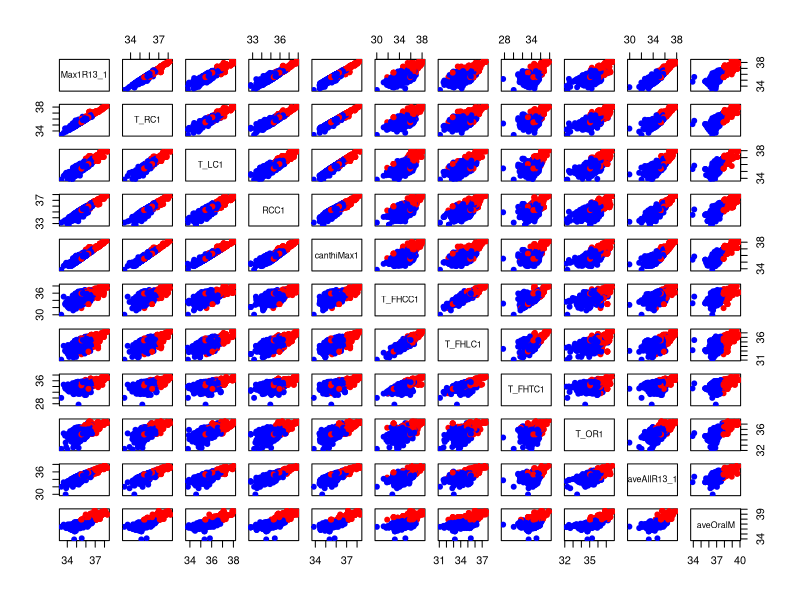
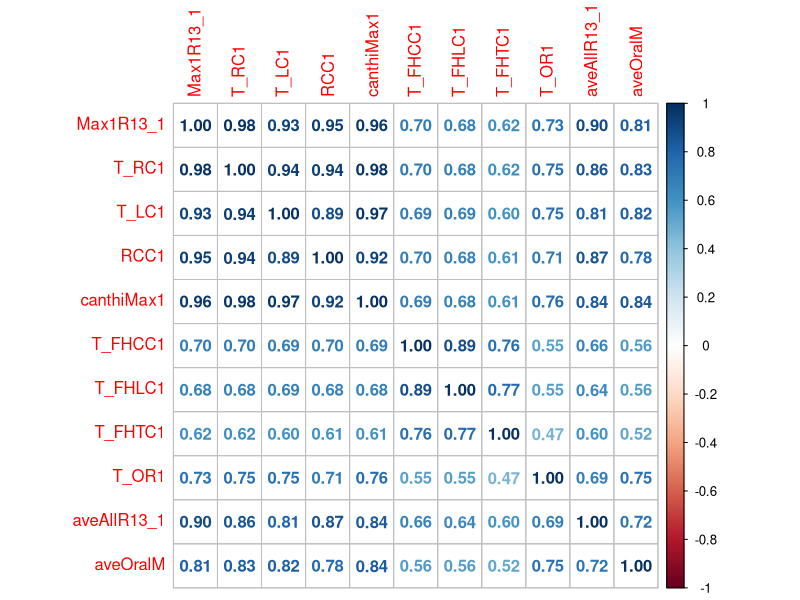
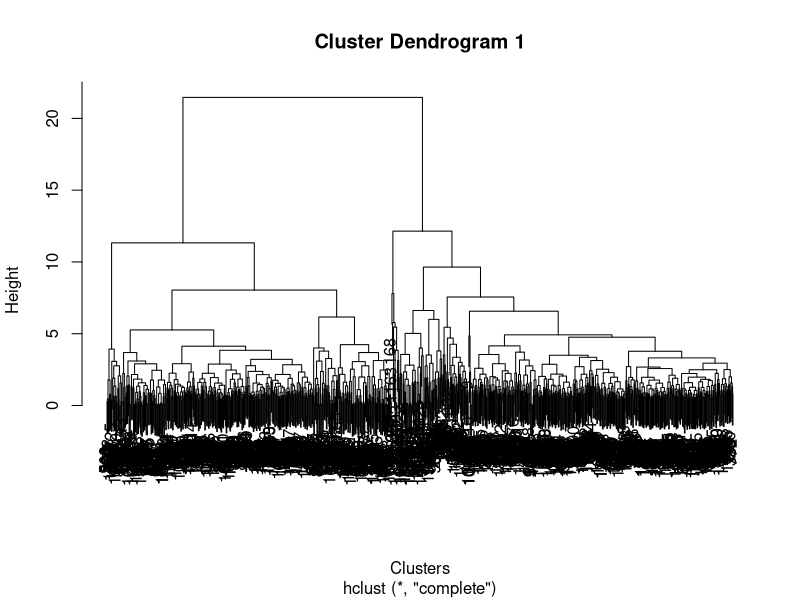
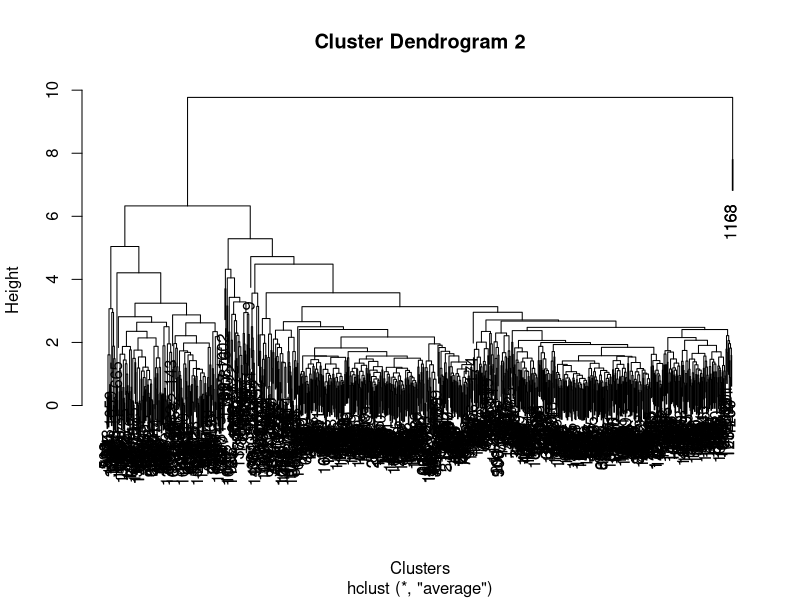
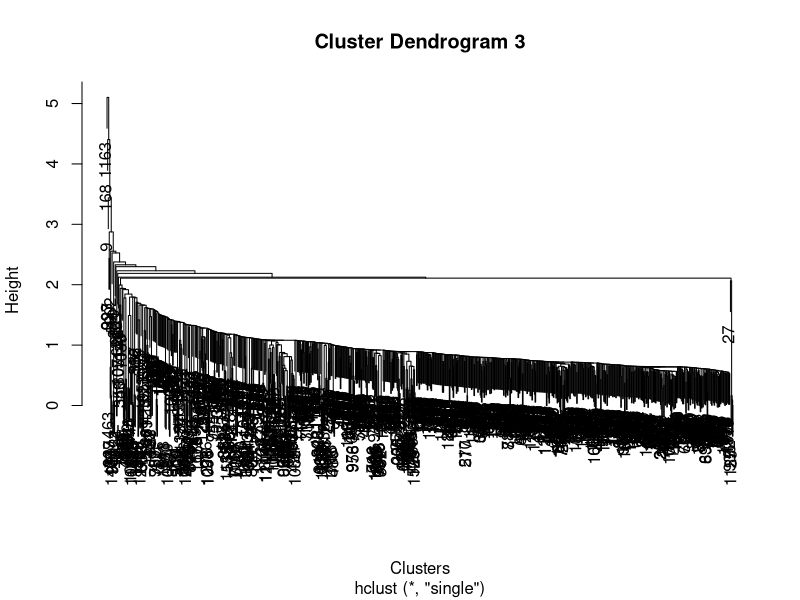
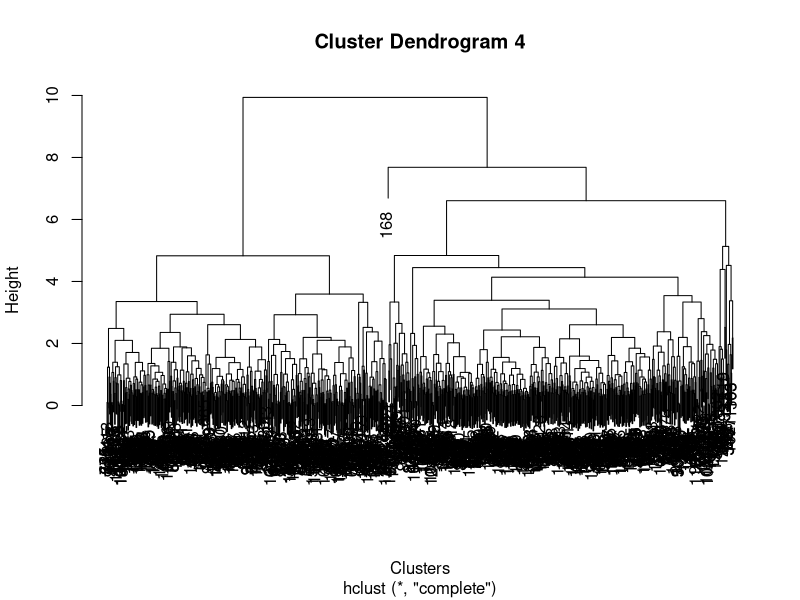
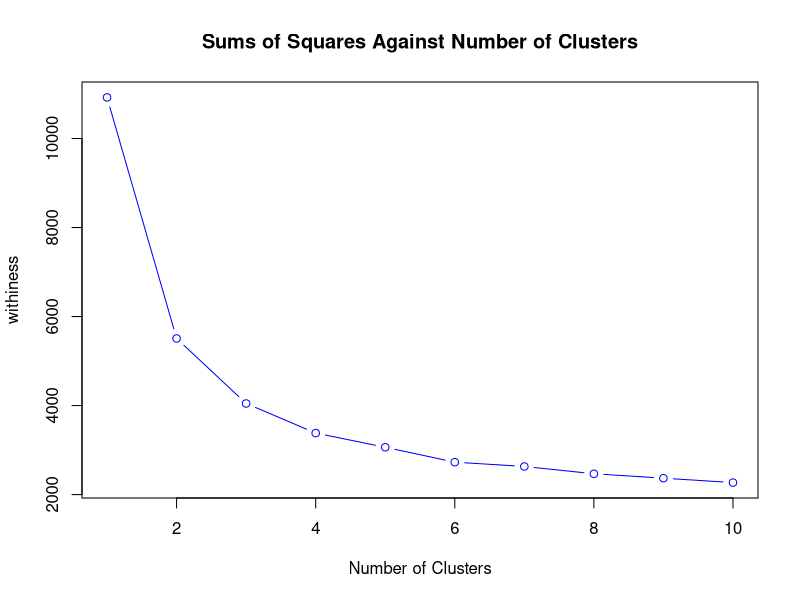
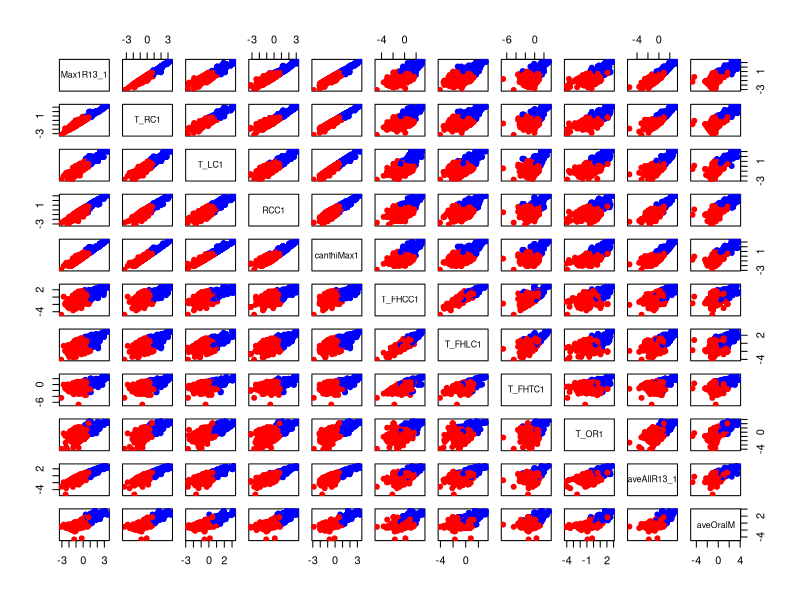

The R script that drew these images, in order:
## ---- chunk 1
# Load Data
Temp_data <- read.csv("Temperature_data.csv")
# Set random seed
set.seed(18306686)
# Select 1000 random subsets from dataset
sub.set <- sample(1:nrow(Temp_data), 1000)
data <- Temp_data[sub.set,]
## ---- chunk 2
#| label: tbl-data
#| tbl-cap: "Subset of data illustrating missing values."
#| tbl-cap-location: bottom
# Illustate rows with  missing/NA values
knitr::kable(data[!complete.cases(data),1:7])
## ---- chunk 3
# Remove rows with missing/NA values
data <- data[complete.cases(data),]
# Convert char/binary to factor
data$Ethnicity <- as.factor(data$Ethnicity)
data$Age <- ordered(data$Age, levels=c("18-20", "21-25", "21-30", "26-30",
                                       "31-40", "41-50", "51-60", ">60"))
data$Gender <- as.factor(data$Gender)
data$pyrexic <- as.factor(data$pyrexic)
#Remove observations below 4 sd from mean
m <- mean(data[,11])
s <- sd(data[,11])
data <- data[(m - data[,11]) > -4*s,]
#Split into Predictors and Responses
data.pred <- data[,1:11]
data.resp <- data[,12:ncol(data)]
## ---- chunk 4
#| label: fig-corr
#| layout-ncol: 2
#| fig-width: 7
#| fig-height: 7
#| fig-cap: "Plots"
#| fig-subcap: 
#|   - "Pair plot"
#|   - "Correlation matrix plot"
#| warning: false
library(corrplot)
#Set colour scheme for elevated/ not elevated temperature
col <- c("blue","red")
cols <- col[data.resp$pyrexic]
#Plot pair plot + correlation plot
pairs(data.pred, pch=19, col=cols)
corr <- as.matrix(cor(data.pred))
corrplot(corr,
         method = 'number', 
         number.digits = 2)
## ---- chunk 5
# This is equivalent to replacing the variables with dimensionless quantities
data.pred <- as.data.frame(scale(data.pred))
## ---- chunk 6
#| label: fig-dend
#| layout-ncol: 2
#| layout-nrow: 2
#| fig-width: 5
#| fig-height: 7
#| fig-cap: "Dendrogram Plots"
#| fig-subcap: 
#|   - "Cluster Type 1"
#|   - "Cluster Type 2"
#|   - "Cluster Type 3"
#|   - "Cluster Type 4"
# This is the best combination of clustering parameters
# There are 2-3 distinct clusters illustrated in the dendrogram
dend.best <- hclust(dist(data.pred, method="euclidean"), method="complete")
plot(dend.best, xlab="Clusters", ylab="Height", main="Cluster Dendrogram 1")
dend_best <- cutree(dend.best, k = 2)
# Using other clustering parameters shows different clustering
# Particularly some outlier points
dend.t1 <- hclust(dist(data.pred, method="euclidean"), method="average")
plot(dend.t1, xlab="Clusters", ylab="Height", main="Cluster Dendrogram 2")
dend.t2 <- hclust(dist(data.pred, method="euclidean"), method="single")
plot(dend.t2, xlab="Clusters", ylab="Height", main="Cluster Dendrogram 3")
dend.t3 <- hclust(dist(data.pred, method="maximum"), method="complete")
plot(dend.t3, xlab="Clusters", ylab="Height", main="Cluster Dendrogram 4")
## ---- chunk 7
#| label: fig-ss
#| fig-cap: "SS By # Clusters"
# Best KM centers between 1 and 10. We'll fit Kmeans to these number of cluster
# And see where the 'elbow' occurs
K <- 10
withiness <- rep(0,K)
#Compute one-cluster solution
withiness[1] = (nrow(data.pred)-1) * sum(apply(data.pred, 2, var))
for (i in 2:K) {
  km <- kmeans(data.pred, centers=i)
  withiness[i] <- sum(km$withinss)
}
#Plot shows "elbow" occuring at 2-3 clusters
plot(withiness, type='b', col="blue", 
     main="Sums of Squares Against Number of Clusters",
     xlab="Number of Clusters")
## ---- chunk 8
#| label: fig-cluster-sol
#| layout-ncol: 2
#| fig-width: 7
#| fig-height: 7
#| fig-cap: "Cluster solution pair plots"
#| fig-subcap: 
#|   - "Kmeans Clustering"
#|   - "Hierarchical Cluster"
# Best number of clusters between 2 and 3. Hierarchical clustering told us 
# 2 so we'll stick with 2 
best_km <- kmeans(data.pred, centers=2)
# Plot hierarchical and K-means cluster solutions
col <- c("blue", "red")
cols <- col[best_km$cluster]
pairs(data.pred, pch=19, col=cols)
#plot(data.pred$aveOralM, 
#     col=cols,
#     pch=19,
#     ylab="Oral Temperature (std from mean)", 
#     xlab="Observation",
#     main="K-means Clustering"
#)
#legend("bottomleft",col=c("blue","red"), c("Elevated", "Normal"), 
#       pch=19,cex=0.8)
cols <- col[dend_best]
pairs(data.pred, pch=19, col=cols)
#plot(data.pred$aveOralM, 
#     col=cols,
#     pch=19,
#     ylab="Oral Temperature (std from mean)", 
#     xlab="Observation",
#     main="Hierarchical Clustering"
#)
#legend("bottomleft",col=c("blue","red"), c("Normal", "Elevated"), 
#       pch=19,cex=0.8)
## ---- chunk 9
#| warning: false
#Library to compute class agreement
library(e1071)
# Create confusion matrix
tbl <- table(best_km$cluster, cutree(dend.best, k = 2))
# Return rand index
classAgreement(tbl)$rand
## ---- chunk 10
#| label: tbl-conf
#| tbl-cap: "Confusion Matrices (M=model, O=observed)"
#| tbl-subcap: ["LDA confusion matrix", "QDA confusion matrix"]
#| layout-ncol: 2
#| warning: false
#Load library for LDA and QDA
library(MASS)
# Perform LOOCV on LDA model
lda.resp = lda(x=data.pred, grouping=data.resp$Gender, CV=TRUE)
# Perform LOOCV on QDA model
qda.resp = qda(x=data.pred, grouping=data.resp$Gender, CV=TRUE)
# Create confusion matrix for LDA model
tbl.lda <- table(lda.resp$class, data.resp$Gender)
# Compute miss-classification rate of LDA model
misclass.lda <- 1-sum(diag(tbl.lda))/sum((tbl.lda))
# Create confusion matrix for QDA model
tbl.qda <- table(qda.resp$class, data.resp$Gender)
# Compute miss-classification rate of LDA model
misclass.qda <- 1-sum(diag(tbl.qda))/sum((tbl.qda))
rownames(tbl.lda) <- c("Female (M)", "Male (M)")
colnames(tbl.lda) <- c("Female (O)", "Male (O)")
rownames(tbl.qda) <- c("Female (M)", "Male (M)")
colnames(tbl.qda) <- c("Female (O)", "Male (O)")
knitr::kable(tbl.lda)
knitr::kable(tbl.qda)
## ---- chunk 11
#| label: fig-lda-boundary
#| fig-width: 6
#| fig-height: 4
#| fig-cap: "LDA boundaryr"
# Compute pca for dataset and subset first two PCs
pca.two <- prcomp(data.pred)$x[,1:2]
# Compute lda with PCs 
lda.resp.pca <- lda(x=as.matrix(pca.two), grouping=data.resp$Gender)
# Function to plot boundary 
# Source: https://rpubs.com/ZheWangDataAnalytics/DecisionBoundary
boundary <- function(model, data, class = NULL, predict_type = "class",
                     resolution = 100, showgrid = TRUE, col=NULL, ...) {
  
  if(!is.null(class)) cl <- data[,class] else cl <- 1
  k <- length(unique(cl))
  
  plot(data, col = col, pch = 19, ...)
  
  # make grid
  r <- sapply(data, range, na.rm = TRUE)
  xs <- seq(r[1,1], r[2,1], length.out = resolution)
  ys <- seq(r[1,2], r[2,2], length.out = resolution)
  g <- cbind(rep(xs, each=resolution), rep(ys, time = resolution))
  colnames(g) <- colnames(r)
  g <- as.data.frame(g)
  
  ### guess how to get class labels from predict
  ### (unfortunately not very consistent between models)
  p <- predict(model, g, type = predict_type)
  if(is.list(p)) p <- p$class
  p <- as.factor(p)
  
  if(showgrid) points(g, col = as.integer(p)+1L, pch = ".")
  
  z <- matrix(as.integer(p), nrow = resolution, byrow = TRUE)
  contour(xs, ys, z, add = TRUE, drawlabels = FALSE,
          lwd = 2, levels = (1:(k-1))+.5)
  
  invisible(z)
}
col <- c("red", "blue")
cols <- col[data.resp$Gender]
boundary(lda.resp.pca, as.data.frame(pca.two), 
         col = cols,main = "LDA")
legend("topleft",col=c("red","blue"), c("Male", "Female"), pch=19,cex=0.8)
## ---- chunk 12
#| label: fig-pca-cumprop
#| fig-cap: "PCs by Cumulative Proportion of Variance"
#| warning: false
library(ggplot2)
pca.pred <- prcomp(data.pred)
# Compute proportion of variance explained by each PC
pca.pred$prop <- pca.pred$sdev^2/sum(pca.pred$sdev^2)
# Compute cumulative proportion of variance explained by each PC
pca.pred$cumprop <- cumsum(pca.pred$prop)
# Plot cumulative proportion 
d.model <- data.frame(x=seq(1,length(pca.pred$prop)), y=pca.pred$cumprop)
ggplot(d.model, aes(x=x, y=y)) +
  geom_point()+ 
  geom_line()+
  scale_x_continuous(breaks = seq(1,length(d.model$x))) +
  scale_y_continuous(breaks = round(seq(min(d.model$y), max(d.model$y)+1, 
                                        by = 0.05),2))+
  xlab("# Principal Components")+
  ylab("Cumulative Variance")+
  ggtitle("Cumulative Variance Explained by Number of PCs")
## ---- chunk 13
# Bootsrap approach
# Sample .75% of data with replacement, compute PCA on this sample, compare
# Variances from this smaller sample to full sample PCA
data.new <- data.pred[sample(1:nrow(data.pred), size = round(nrow(data.pred)*0.75),
                            replace=TRUE),]
# Compute pca for subset
pca.pred.new <- prcomp(data.new)
# Compute pca for fullset
pca.pred <- prcomp(data.pred)
# Compute ratios of variances
round((pca.pred$sdev^2) / (pca.pred.new$sdev^2),3)
## ---- chunk 14
#| label: fig-pca-scores
#| fig-cap: "PC scores"
#| fig-width: 6
#| fig-height: 4
# Compute covariance matrix
c <- var(data.pred)
# Eigenvector decomposition of matrix (SVD), subset to get two eigenvectors
decomp <- eigen(c)$vectors[,1:2]
# Compute scores (matrix multiply data * eigenvectors)
scores <- -1*as.matrix(data.pred)%*%as.matrix(decomp)
# Plot scores
col <- c("blue", "red")
cols <- col[data.resp$pyrexic]
plot(scores, 
     col=cols, 
     pch=19,
     xlab = "PC 1",
     ylab = "PC 2",
     main = "Principal Component Scores for Each Observation")
legend("topleft",col=c("blue","red"), c("Normal", "Elevated"), pch=19,cex=0.8)
## ---- chunk 15
#| warning: false
# PCR library
library(pls)
# Choose .75 train .25 test
N <- nrow(data.pred)
# Note data has been standardized to prevent dimensions with large variance 
# dominating - i.e. all variables on same scale
tr <- sample(1:N, round(N*0.75))
train <- data.pred[tr,]
test <- data.pred[-tr,]
## ---- chunk 16
#| label: fig-msep
#| fig-cap: "PC scores"
#| fig-height: 3
#| fig-width: 5
#Fit PCR model with all 10 components (PCs) - on training dataset
yoral.pcr <- pcr(aveOralM ~ ., 10, data = train)
# Plot RMSEP to visualize decrease of RMSEP on increasing PCs
# Going beyond 2 components is not needed
yoral.cv <- crossval(yoral.pcr, segments = 10)
plot(MSEP(yoral.cv), legendpos = "topright",
     main="Model performance per principal component")
## ---- chunk 17
#| label: fig-pcr-fit
#| layout-ncol: 2
#| fig-width: 4
#| fig-height: 4
#| fig-subcap: 
#|   - "Predicted v Measured"
#|   - "Residuals"
#| fig-cap: "PC scores"
y <- test$aveOralM
y_hat <- predict(yoral.pcr, ncomp = 2, newdata = test)
plot(y,y_hat,pch=19,
     xlab="Measured",
     ylab="Predicted",
     main="IRT dataset, 2 PCs, test data")
lobf <- lm(y~y_hat)$coeff
abline(a=lobf[1], b = lobf[2], col = "red", lty=1)
abline(a=0, b = 1, col = "blue", lty=2)
legend("topleft", col=c("red", "blue"), 
       legend=c("Line of Best Fit", "Best Line"), lty=c(1,2))
plot(y-y_hat, pch=19, col="black",
     ylab="Residuals", xlab="Observation", 
     main="PCR residuals") 
abline(0, 0)                 
